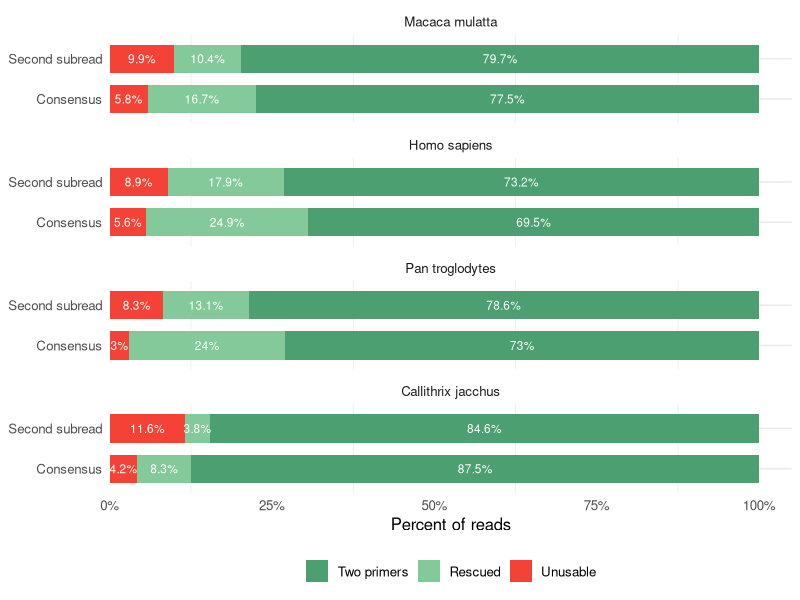

Recreate this plot in R. (Note: this script raises an error after producing the figure.)
## ---- chunk 1
library(dplyr)
library(tidyr)
library(ggplot2)
library(tibble)

df <- tribble(
  ~species, ~dataset,        ~two_primers, ~rescued, ~unusable,
  "Human",  "Second subread",  73.20,        17.85,     8.95,
  "Human",  "Consensus",      69.46,        24.90,     5.64,
  "CalJac", "Second subread",  84.58,         3.82,    11.60,
  "CalJac", "Consensus",      87.46,         8.31,     4.24,
  "RheMac", "Second subread",  79.72,        10.36,     9.92,
  "RheMac", "Consensus",      77.47,        16.68,     5.85,
  "PanTro", "Second subread",  78.63,        13.10,     8.27,
  "PanTro", "Consensus",      72.99,        23.99,     3.02
)

species_lut <- c(
  Human   = "Homo sapiens",
  PanTro  = "Pan troglodytes",
  RheMac  = "Macaca mulatta",
  CalJac  = "Callithrix jacchus"
)

df <- df %>%
  mutate(
    species = recode(species, !!!species_lut),
    species = factor(species,
      levels = c("Macaca mulatta",
                 "Homo sapiens",
                 "Pan troglodytes",
                 "Callithrix jacchus")),
    dataset = factor(dataset,
      levels = c("Consensus", "Second subread"))
  )


# Long format for stacking
df_long <- df %>%
  pivot_longer(cols = c(two_primers, rescued, unusable),
               names_to = "component", values_to = "pct") %>%
  mutate(
    component = factor(component,
      levels = c("two_primers","rescued","unusable"),
      labels = c("Two primers","Rescued","Unusable")
    )
  )




# Stacked bars: x = dataset, y = percent, facet by species
# Add labels for each stacked segment
p <- ggplot(df_long, aes(x = dataset, y = pct, fill = component)) +
  geom_col(width = 0.7) +
  geom_text(
    aes(label = paste0(round(pct, 1), "%")),
    position = position_stack(vjust = 0.5),  # centers label in stack
    color = "white",                         
    size = 3
  ) +
  facet_wrap(~ species, ncol = 1) +
  scale_y_continuous(labels = function(x) paste0(x, "%"),
                     expand = expansion(mult = c(0, 0.05))) +
  scale_fill_manual(values = c("Two primers" = "#4C9F70",
                               "Rescued"     = "#84C999",
                               "Unusable"    = "#F44336")) +
  labs(x = NULL, y = "Percent of reads", fill = NULL)  +  theme_minimal(base_size = 12) +
  theme(
    legend.position = "bottom",
    panel.grid.major.x = element_blank(),
    axis.text.x = element_text(angle = 0, hjust = 0.5)
  ) +
  coord_flip()

ggsave("/work/vstorozhuk/data/plots/trimming_rate.png", p, dpi = 600,width = 10,height = 6)

## ---- chunk 2
library(dplyr)
library(readr)
library(stringr)
library(ggplot2)


folders <- c(
  "CalJac",
  "PanTro",
  "RheMac",
  "Human"
)

base_path <- "/work/vstorozhuk/export_to_git/Scripts_for_comparing_raw_vs_consensus_read_alignment"

# Helper: extract error rate from summary.txt
get_error_rate <- function(file) {
  # read lines
  txt <- read_lines(file)
  # find "error rate:"
  line <- txt[str_detect(txt, "^error rate:")]
  if (length(line) == 0) return(NA_real_)
  # extract numeric value
  val <- str_extract(line, "[0-9]\\.[0-9]+e?-?[0-9]*")
  as.numeric(val)
}


df <- bind_rows(lapply(folders, function(sp) {
  r1 <- get_error_rate(file.path(base_path, sp, "R1_summary.txt"))
  r2 <- get_error_rate(file.path(base_path, sp, "R2_summary.txt"))
  
  tibble(
    species = sp,
    dataset = c("Second subread", "Consensus"),
    error_rate = c(r1, r2)
  )
}))

# add bases-per-error + label text
df <- df %>%
  mutate(
    bases_per_error = 1 / error_rate,
    label = sprintf("%.2f%% (%.0f bp/error)", error_rate * 100, bases_per_error)
  )

df$dataset <- factor(df$dataset, levels = c("Consensus", "Second subread"))



species_lut <- c(
  Human   = "Homo sapiens",
  PanTro  = "Pan troglodytes",
  RheMac  = "Macaca mulatta",
  CalJac  = "Callithrix jacchus"
)

df <- df %>%
  mutate(
    species = recode(species, !!!species_lut),
    species = factor(species,
      levels = c("Macaca mulatta",
                 "Homo sapiens",
                 "Pan troglodytes",
                 "Callithrix jacchus"))
  )


error_rate <- ggplot(df, aes(x = species, y = error_rate, fill = dataset)) +
  geom_col(position = position_dodge(width = 0.8), width = 0.7) +
  geom_text(aes(label = label),
            position = position_dodge(width = 0.8),
            hjust = -0.2, size = 5) +
  scale_y_continuous(labels = scales::percent_format(accuracy = 0.1)) +
  scale_fill_manual(values = c(
    "Second subread" = "#F44336",  
    "Consensus"      = "#4C9F70"   
  )) +
  labs(x = NULL, y = "Mapping error rate, %", fill = "Read Type") +
  theme_minimal(base_size = 13) +
  coord_flip(clip = "off") +
  theme(
    axis.title.y = element_blank(),
    axis.text.y  = element_text(angle = 90, hjust = 0.5, vjust = 0.5),
    plot.margin  = margin(5, 40, 5, 5)
  )

ggsave("/work/vstorozhuk/data/plots/mapping_error_rate.png", error_rate, dpi = 600,width = 14,height = 6)

